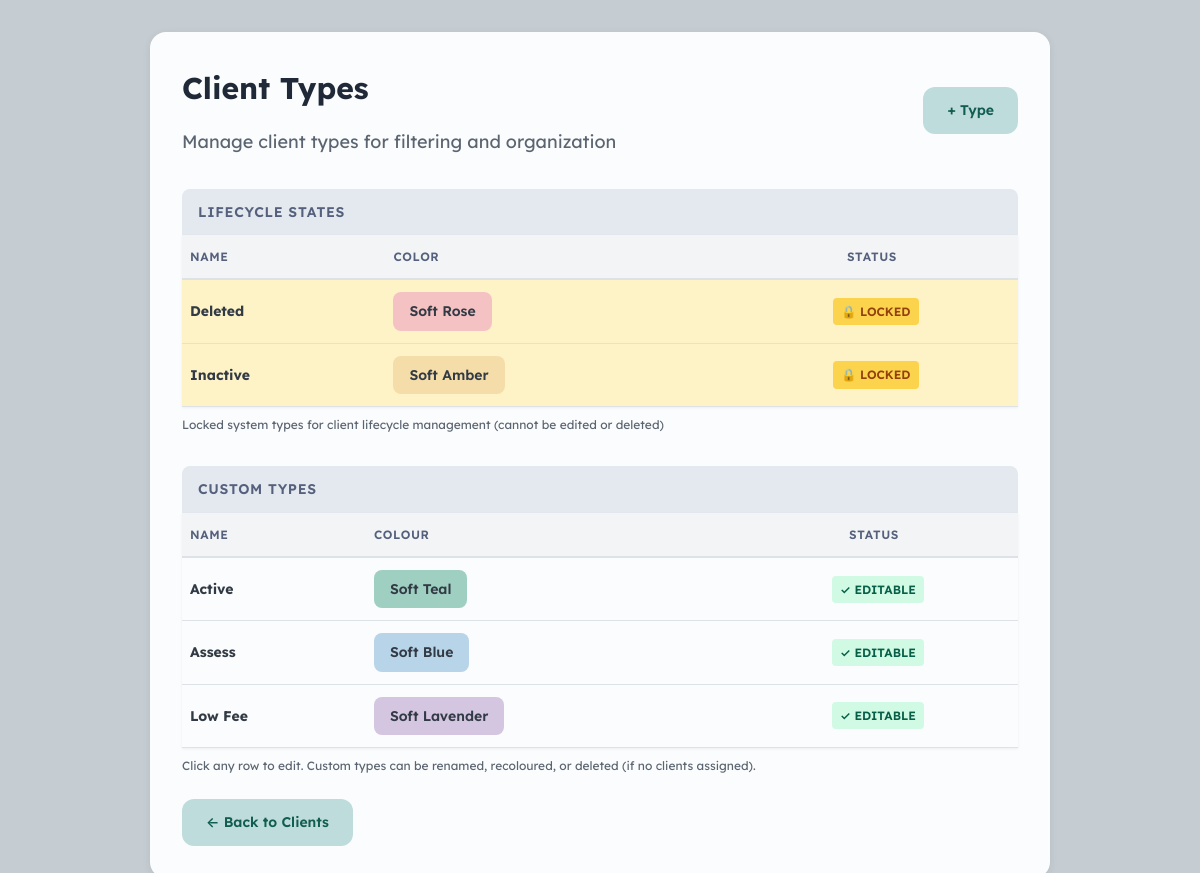
The app's page /types with its own data.
### tables this page shows
CREATE TABLE "client_types" (
    id INTEGER PRIMARY KEY AUTOINCREMENT,
    name TEXT UNIQUE NOT NULL,
    color TEXT NOT NULL,
    color_name TEXT,
    bubble_color TEXT,
    retention_period INTEGER,
    is_system INTEGER DEFAULT 0,
    is_system_locked INTEGER DEFAULT 0,
    created_at INTEGER NOT NULL,
    modified_at INTEGER NOT NULL
);

### web/app.py (the view)
@app.route('/types')
def manage_types():
    all_types = db.get_all_client_types()
    locked_types = [t for t in all_types if t.get('is_system_locked')]
    editable_types = [t for t in all_types if not t.get('is_system_locked')]
    editable_types.sort(key=lambda t: t['name'])
    return render_template('manage_types.html',
                         locked_types=locked_types,
                         editable_types=editable_types)

### core/database.py (called while the page is built)
    def connect(self):
        conn = sqlite3.connect(str(self.db_path), timeout=10.0)
        conn.execute('PRAGMA journal_mode=WAL')
        return conn

    def get_all_client_types(self) -> List[Dict[str, Any]]:
        conn = self.connect()
        conn.row_factory = sqlite3.Row
        cursor = conn.cursor()
        cursor.execute("SELECT * FROM client_types ORDER BY name")
        rows = cursor.fetchall()
        conn.close()
        return [dict(row) for row in rows]

### web/templates/manage_types.html (shortened to what this page needs)
{% extends "base.html" %}
{% block content %}
<div class="card">
    <div class="header-row">
        <div>
            <h2>Client Types</h2>
            <p style="color: #5B6571; margin-top: 0.5rem;">Manage client types for filtering and organization</p>
        </div>
        <a href="{{ url_for('add_type') }}" class="btn-add">+ Type</a>
    </div>
    <div class="section-header">Lifecycle States</div>
    <table>
        <thead>
            <tr>
                <th>Name</th>
                <th>Color</th>
                <th style="text-align: center;">Status</th>
            </tr>
        </thead>
        <tbody>
            {% for type in locked_types %}
            <tr class="locked-type">
                <td>
                    <strong>{{ type.name }}</strong>
                </td>
                <td>
                    <span class="type-badge" style="background-color: {{ type.color }}">
                        {{ type.color_name or type.color }}
                    </span>
                </td>
                <td style="text-align: center;">
                    <span class="locked-indicator">🔒 LOCKED</span>
                </td>
            </tr>
            {% endfor %}
        </tbody>
    </table>
    <small style="color: #5B6571; display: block; margin-bottom: 1rem;">
        Locked system types for client lifecycle management (cannot be edited or deleted)
    </small>
    <div class="section-header">Custom Types</div>
    <table>
        <thead>
            <tr>
                <th>Name</th>
                <th>Colour</th>
                <th style="text-align: center;">Status</th>
            </tr>
        </thead>
        <tbody>
            {% for type in editable_types %}
            <tr onclick="window.location='{{ url_for('edit_type', type_id=type.id) }}'">
                <td>
                    <strong>{{ type.name }}</strong>
                </td>
                <td>
                    <span class="type-badge" style="background-color: {{ type.color }}">
                        {{ type.color_name or type.color }}
                    </span>
                </td>
                <td style="text-align: center;">
                    <span class="locked-indicator" style="background: #D1FAE5; color: #065F46;">✓ EDITABLE</span>
                </td>
            </tr>
            {% endfor %}
        </tbody>
    </table>
    <small style="color: #5B6571; display: block; margin-top: 0.5rem;">
        Click any row to edit. Custom types can be renamed, recoloured, or deleted (if no clients assigned).
    </small>
    <a href="{{ url_for('index') }}" class="btn">← Back to Clients</a>
</div>
{% endblock %}

### web/templates/manage_types.html (style rules this page uses)
.card { max-width: min(900px, 95vw); margin: 0 auto; }
.header-row { display: flex; justify-content: space-between; align-items: center; margin-bottom: 0.5rem; }
h2 { color: #111827; margin: 0; }
.btn-add { padding: 0.75rem 1.5rem; background: #BFDCDC; color: #115D4F; text-decoration: none; border-radius: 0.75rem; font-size: 0.875rem; font-weight: 600; transition: all 0.2s; display: inline-block; border: none; cursor: pointer; }
.type-badge { display: inline-block; padding: 0.5rem 1rem; border-radius: 0.5rem; font-size: 0.875rem; font-weight: 600; color: #323B45; }
.section-header { background: #E3E9EE; padding: 0.75rem 1rem; font-weight: 600; color: #55607D; font-size: 0.875rem; text-transform: uppercase; letter-spacing: 0.05em; margin-top: 2rem; border-radius: 0.5rem 0.5rem 0 0; }
table { width: 100%; border-collapse: collapse; background: #FBFCFD; overflow: hidden; box-shadow: 0 1px 3px rgba(0,0,0,0.06); margin-bottom: 0.5rem; }
thead tr { background: #F2F4F5; border-bottom: 2px solid #DEE2E6; }
th { padding: 0.75rem 0.5rem; text-align: left; font-weight: 600; color: #55607D; font-size: 0.75rem; text-transform: uppercase; letter-spacing: 0.05em; }
tbody tr { border-bottom: 1px solid #DEE2E6; transition: background 0.2s; cursor: pointer; }
tbody tr.locked-type { background: #FEF3C7; cursor: default; }
td { padding: 0.75rem 0.5rem; color: #323B45; font-size: 0.875rem; }
small { color: #5B6571; font-size: 0.75rem; }
.btn { padding: 0.75rem 1.5rem; background: #BFDCDC; color: #115D4F; text-decoration: none; border-radius: 0.75rem; font-size: 0.875rem; font-weight: 600; transition: all 0.2s; display: inline-block; border: none; cursor: pointer; margin-top: 1.5rem; }
.locked-indicator { display: inline-block; padding: 0.25rem 0.5rem; background: #FCD34D; color: #92400E; font-size: 0.75rem; font-weight: 600; border-radius: 0.25rem; margin-left: 0.5rem; }

### records on screen
client_types: name "Deleted", color_name "Soft Rose"
client_types: name "Inactive", color_name "Soft Amber"
client_types: name "Active", color_name "Soft Teal"
client_types: name "Assess", color_name "Soft Blue"
client_types: name "Low Fee", color_name "Soft Lavender"
